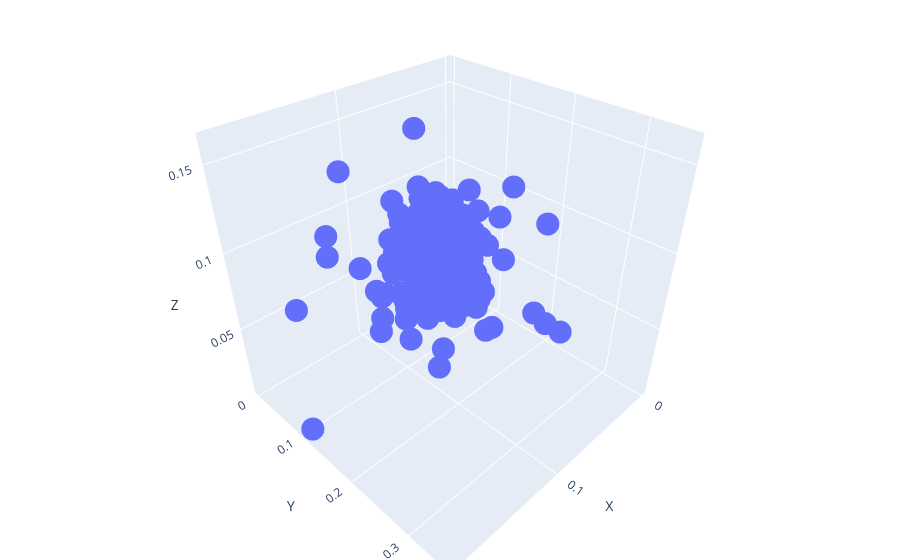

Notebook code for this chart:
### Markdown cell above
Make a 3D plot of some columns the coherence matrix.

### Code cell
f_index = 30
shift = 1

# Create a list of vectors
vectors = [
    np.array([1, 2, 3]),
    np.array([4, 5, 6]),
    np.array([7, 8, 9]),
    # Add more vectors as needed
]

points = np.abs(norm_win_spectra[f_index,:,(4,5,6)])*shift
vectors = points.T

# Extract coordinates from vectors
x_coords = [vector[0] for vector in vectors]
y_coords = [vector[1] for vector in vectors]
z_coords = [vector[2] for vector in vectors]

# Create a 3D scatter plot
fig = go.Figure()

# Add scatter points for each vector
fig.add_trace(go.Scatter3d(x=x_coords, y=y_coords, z=z_coords, mode='markers'))

# Set layout properties
fig.update_layout(scene=dict(aspectmode="cube", xaxis=dict(title="X"), yaxis=dict(title="Y"), zaxis=dict(title="Z")),
                  margin=dict(l=0, r=0, b=0, t=0))

### Figure 1 — Plotly figure (JSON) as saved in the notebook; plotly's stock layout.template omitted (floating-point values rounded to 4 significant figures; data arrays with more than 128 entries replaced by an {"elided": "..."} marker saying what was removed)
{"data": [{"mode": "markers", "type": "scatter3d", "x": {"elided": "200 float values"}, "y": {"elided": "200 float values"}, "z": {"elided": "200 float values"}}], "layout": {"margin": {"b": 0, "l": 0, "r": 0, "t": 0}, "scene": {"aspectmode": "cube", "xaxis": {"title": {"text": "X"}}, "yaxis": {"title": {"text": "Y"}}, "zaxis": {"title": {"text": "Z"}}}}}
